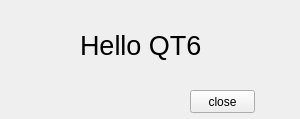
<?xml version="1.0" encoding="UTF-8"?>
<ui version="4.0">
 <class>Widget</class>
 <widget class="QWidget" name="Widget">
  <property name="geometry">
   <rect>
    <x>0</x>
    <y>0</y>
    <width>300</width>
    <height>119</height>
   </rect>
  </property>
  <property name="windowTitle">
   <string>Widget</string>
  </property>
  <widget class="QLabel" name="label">
   <property name="geometry">
    <rect>
     <x>80</x>
     <y>10</y>
     <width>171</width>
     <height>71</height>
    </rect>
   </property>
   <property name="font">
    <font>
     <pointsize>20</pointsize>
    </font>
   </property>
   <property name="text">
    <string>Hello QT6</string>
   </property>
  </widget>
  <widget class="QPushButton" name="btnClose">
   <property name="geometry">
    <rect>
     <x>190</x>
     <y>90</y>
     <width>65</width>
     <height>23</height>
    </rect>
   </property>
   <property name="text">
    <string>close</string>
   </property>
  </widget>
 </widget>
 <resources/>
 <connections>
  <connection>
   <sender>btnClose</sender>
   <signal>clicked()</signal>
   <receiver>Widget</receiver>
   <slot>close()</slot>
   <hints>
    <hint type="sourcelabel">
     <x>222</x>
     <y>101</y>
    </hint>
    <hint type="destinationlabel">
     <x>149</x>
     <y>59</y>
    </hint>
   </hints>
  </connection>
 </connections>
</ui>
